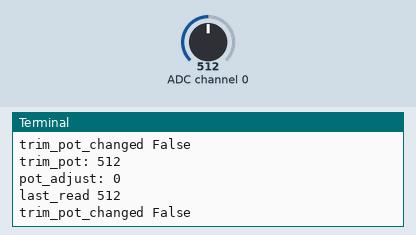
Simulated run of this program. Board: Raspberry Pi (BCM pin numbers). Shown: the last lines printed to the terminal. The inputs (shaded band) are chosen by the test bench; at power-on: ADC channel 0 = 512 (analog values on the 0–1023 scale).

Above: at 5.0 s.
5.1 s: ADC channel 0 set to 716
At 5.9 s:
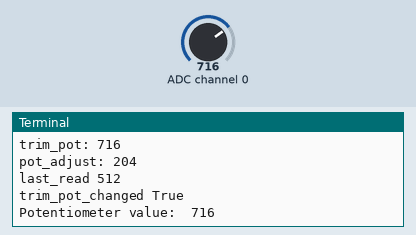
6.6 s: ADC channel 0 set to 900
At 6.6 s:
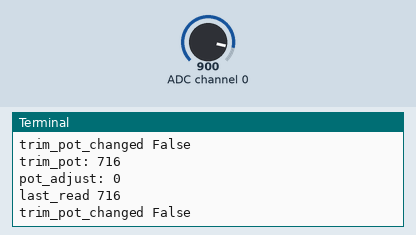
Timing chart, 0 to 9.6 s (numbered marks = the images above; inputs shaded):
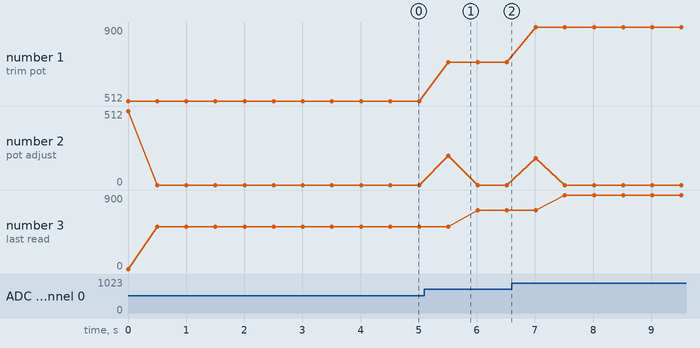

The program:

0001_mcp3008.py
```python
import time
import RPi.GPIO as GPIO

GPIO.setmode(GPIO.BCM)
DEBUG = 1


# read SPI data from MCP3008 chip, 8 possible adc's (0 thru 7)
def readadc(adcnum, clockpin, mosipin, misopin, cspin):
        if ((adcnum > 7) or (adcnum < 0)):
                return -1
        GPIO.output(cspin, True)

        GPIO.output(clockpin, False)  # start clock low
        GPIO.output(cspin, False)     # bring CS low

        commandout = adcnum
        commandout |= 0x18  # start bit + single-ended bit
        commandout <<= 3    # we only need to send 5 bits here
        for i in range(5):
                if (commandout & 0x80):
                        GPIO.output(mosipin, True)
                else:
                        GPIO.output(mosipin, False)
                commandout <<= 1
                GPIO.output(clockpin, True)
                GPIO.output(clockpin, False)

        adcout = 0
        # read in one empty bit, one null bit and 10 ADC bits
        for i in range(12):
                GPIO.output(clockpin, True)
                GPIO.output(clockpin, False)
                adcout <<= 1
                if (GPIO.input(misopin)):
                        adcout |= 0x1

        GPIO.output(cspin, True)

        adcout >>= 1       # first bit is 'null' so drop it
        return adcout

# change these as desired - they're the pins connected from the
# SPI port on the ADC to the Cobbler
SPICLK = 18
SPIMISO = 23
SPIMOSI = 24
SPICS = 25

# set up the SPI interface pins
GPIO.setup(SPIMOSI, GPIO.OUT)
GPIO.setup(SPIMISO, GPIO.IN)
GPIO.setup(SPICLK, GPIO.OUT)
GPIO.setup(SPICS, GPIO.OUT)

# 10k trim pot connected to adc #0
potentiometer_adc = 0

last_read = 0       # this keeps track of the last potentiometer value
tolerance = 5       # to keep from being jittery we'll only change

while range(0, 30):
        # we'll assume that the pot didn't move
        trim_pot_changed = False

        # read the analog pin
        trim_pot = readadc(potentiometer_adc, SPICLK, SPIMOSI, SPIMISO, SPICS)
        # how much has it changed since the last read?
        pot_adjust = abs(trim_pot - last_read)

        if DEBUG:
                print "trim_pot:", trim_pot
                print "pot_adjust:", pot_adjust
                print "last_read", last_read

        if (pot_adjust > tolerance):
            trim_pot_changed = True

        if DEBUG:
                print "trim_pot_changed", trim_pot_changed

        if (trim_pot_changed):

            print "Potentiometer value: ",
            print trim_pot  # 0-1024
            last_read = trim_pot

        # hang out and do nothing for a half second
        time.sleep(0.5)

GPIO.clenup()
```

Measured:
- after the input at 5.1 s, the terminal: prints a new line after 0.41 s (image 1)
- plotted number 1: 512 → 716 after the input at 5.1 s, 716 → 900 after the input at 6.6 s
- plotted number 3: 512 → 716 after the input at 5.1 s, 716 → 900 after the input at 6.6 s
